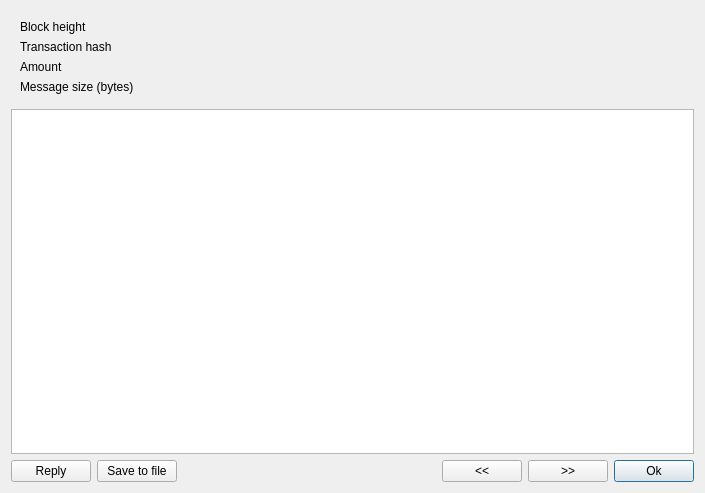
<?xml version="1.0" encoding="UTF-8"?>
<ui version="4.0">
 <class>MessageDetailsDialog</class>
 <widget class="QDialog" name="MessageDetailsDialog">
  <property name="geometry">
   <rect>
    <x>0</x>
    <y>0</y>
    <width>705</width>
    <height>493</height>
   </rect>
  </property>
  <property name="windowTitle">
   <string>Message</string>
  </property>
  <layout class="QVBoxLayout" name="verticalLayout">
   <item>
    <widget class="QFrame" name="frame">
     <property name="frameShape">
      <enum>QFrame::NoFrame</enum>
     </property>
     <property name="frameShadow">
      <enum>QFrame::Raised</enum>
     </property>
     <layout class="QGridLayout" name="gridLayout" columnstretch="0,1">
      <property name="horizontalSpacing">
       <number>20</number>
      </property>
      <item row="0" column="0">
       <widget class="QLabel" name="label">
        <property name="text">
         <string>Block height</string>
        </property>
       </widget>
      </item>
      <item row="0" column="1">
       <widget class="QLabel" name="m_heightLabel">
        <property name="text">
         <string/>
        </property>
       </widget>
      </item>
      <item row="2" column="0">
       <widget class="QLabel" name="label_5">
        <property name="text">
         <string>Amount</string>
        </property>
       </widget>
      </item>
      <item row="1" column="1">
       <widget class="QLabel" name="m_hashLabel">
        <property name="text">
         <string/>
        </property>
       </widget>
      </item>
      <item row="2" column="1">
       <widget class="QLabel" name="m_amountLabel">
        <property name="text">
         <string/>
        </property>
       </widget>
      </item>
      <item row="1" column="0">
       <widget class="QLabel" name="label_3">
        <property name="text">
         <string>Transaction hash</string>
        </property>
       </widget>
      </item>
      <item row="3" column="0">
       <widget class="QLabel" name="label_7">
        <property name="text">
         <string>Message size (bytes)</string>
        </property>
       </widget>
      </item>
      <item row="3" column="1">
       <widget class="QLabel" name="m_sizeLabel">
        <property name="text">
         <string/>
        </property>
       </widget>
      </item>
     </layout>
    </widget>
   </item>
   <item>
    <widget class="QTextEdit" name="m_messageTextEdit">
     <property name="readOnly">
      <bool>true</bool>
     </property>
    </widget>
   </item>
   <item>
    <layout class="QHBoxLayout" name="horizontalLayout">
     <item>
      <widget class="QPushButton" name="m_replyButton">
       <property name="text">
        <string>Reply</string>
       </property>
       <property name="autoDefault">
        <bool>false</bool>
       </property>
      </widget>
     </item>
     <item>
      <widget class="QPushButton" name="m_saveButton">
       <property name="text">
        <string>Save to file</string>
       </property>
      </widget>
     </item>
     <item>
      <spacer name="horizontalSpacer">
       <property name="orientation">
        <enum>Qt::Horizontal</enum>
       </property>
       <property name="sizeHint" stdset="0">
        <size>
         <width>40</width>
         <height>20</height>
        </size>
       </property>
      </spacer>
     </item>
     <item>
      <widget class="QPushButton" name="m_prevButton">
       <property name="text">
        <string>&lt;&lt;</string>
       </property>
      </widget>
     </item>
     <item>
      <widget class="QPushButton" name="m_nextButton">
       <property name="text">
        <string>&gt;&gt;</string>
       </property>
      </widget>
     </item>
     <item>
      <widget class="QPushButton" name="m_okButton">
       <property name="text">
        <string>Ok</string>
       </property>
       <property name="autoDefault">
        <bool>true</bool>
       </property>
       <property name="default">
        <bool>true</bool>
       </property>
      </widget>
     </item>
    </layout>
   </item>
  </layout>
 </widget>
 <resources/>
 <connections>
  <connection>
   <sender>m_okButton</sender>
   <signal>clicked()</signal>
   <receiver>MessageDetailsDialog</receiver>
   <slot>reject()</slot>
   <hints>
    <hint type="sourcelabel">
     <x>662</x>
     <y>464</y>
    </hint>
    <hint type="destinationlabel">
     <x>352</x>
     <y>246</y>
    </hint>
   </hints>
  </connection>
  <connection>
   <sender>m_replyButton</sender>
   <signal>clicked()</signal>
   <receiver>MessageDetailsDialog</receiver>
   <slot>accept()</slot>
   <hints>
    <hint type="sourcelabel">
     <x>592</x>
     <y>464</y>
    </hint>
    <hint type="destinationlabel">
     <x>352</x>
     <y>246</y>
    </hint>
   </hints>
  </connection>
  <connection>
   <sender>m_prevButton</sender>
   <signal>clicked()</signal>
   <receiver>MessageDetailsDialog</receiver>
   <slot>prevClicked()</slot>
   <hints>
    <hint type="sourcelabel">
     <x>461</x>
     <y>464</y>
    </hint>
    <hint type="destinationlabel">
     <x>352</x>
     <y>246</y>
    </hint>
   </hints>
  </connection>
  <connection>
   <sender>m_nextButton</sender>
   <signal>clicked()</signal>
   <receiver>MessageDetailsDialog</receiver>
   <slot>nextClicked()</slot>
   <hints>
    <hint type="sourcelabel">
     <x>522</x>
     <y>464</y>
    </hint>
    <hint type="destinationlabel">
     <x>352</x>
     <y>246</y>
    </hint>
   </hints>
  </connection>
  <connection>
   <sender>m_saveButton</sender>
   <signal>clicked()</signal>
   <receiver>MessageDetailsDialog</receiver>
   <slot>saveClicked()</slot>
   <hints>
    <hint type="sourcelabel">
     <x>146</x>
     <y>464</y>
    </hint>
    <hint type="destinationlabel">
     <x>352</x>
     <y>246</y>
    </hint>
   </hints>
  </connection>
 </connections>
 <slots>
  <slot>prevClicked()</slot>
  <slot>nextClicked()</slot>
  <slot>saveClicked()</slot>
 </slots>
</ui>
